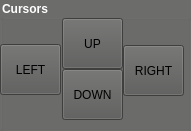
   <widget class="QGroupBox" name="grpCursors">
    <property name="geometry">
     <rect>
      <x>360</x>
      <y>330</y>
      <width>191</width>
      <height>131</height>
     </rect>
    </property>
    <property name="cursor">
     <cursorShape>ArrowCursor</cursorShape>
    </property>
    <property name="focusPolicy">
     <enum>Qt::NoFocus</enum>
    </property>
    <property name="styleSheet">
     <string notr="true">QGroupBox
{
	background-color: rgb(108, 108, 107);
	color:white;
	font:bold
}</string>
    </property>
    <property name="title">
     <string>Cursors</string>
    </property>
    <widget class="QLabel" name="chTperDiv_3">
     <property name="geometry">
      <rect>
       <x>77</x>
       <y>16</y>
       <width>81</width>
       <height>20</height>
      </rect>
     </property>
     <property name="styleSheet">
      <string notr="true">QLabel{
color:white;
border-radius:0px;
border:0px solid black;
background-color:rgba(0,0,0,0);
font:12px,bold;
};</string>
     </property>
     <property name="text">
      <string/>
     </property>
    </widget>
    <widget class="QPushButton" name="butUP">
     <property name="geometry">
      <rect>
       <x>62</x>
       <y>18</y>
       <width>61</width>
       <height>51</height>
      </rect>
     </property>
     <property name="focusPolicy">
      <enum>Qt::NoFocus</enum>
     </property>
     <property name="styleSheet">
      <string notr="true">background-color: rgb(88, 88, 87);</string>
     </property>
     <property name="text">
      <string>UP</string>
     </property>
    </widget>
    <widget class="QPushButton" name="butDOWN">
     <property name="geometry">
      <rect>
       <x>62</x>
       <y>69</y>
       <width>61</width>
       <height>51</height>
      </rect>
     </property>
     <property name="focusPolicy">
      <enum>Qt::NoFocus</enum>
     </property>
     <property name="styleSheet">
      <string notr="true">background-color: rgb(88, 88, 87);</string>
     </property>
     <property name="text">
      <string>DOWN</string>
     </property>
    </widget>
    <widget class="QPushButton" name="butLEFT">
     <property name="geometry">
      <rect>
       <x>0</x>
       <y>44</y>
       <width>61</width>
       <height>51</height>
      </rect>
     </property>
     <property name="focusPolicy">
      <enum>Qt::NoFocus</enum>
     </property>
     <property name="styleSheet">
      <string notr="true">background-color: rgb(88, 88, 87);</string>
     </property>
     <property name="text">
      <string>LEFT</string>
     </property>
    </widget>
    <widget class="QPushButton" name="butRIGHT">
     <property name="geometry">
      <rect>
       <x>123</x>
       <y>45</y>
       <width>61</width>
       <height>51</height>
      </rect>
     </property>
     <property name="focusPolicy">
      <enum>Qt::NoFocus</enum>
     </property>
     <property name="styleSheet">
      <string notr="true">background-color: rgb(88, 88, 87);</string>
     </property>
     <property name="text">
      <string>RIGHT</string>
     </property>
    </widget>
   </widget>
